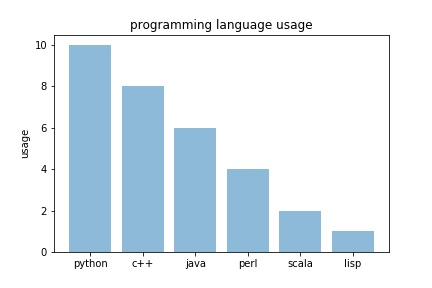

Reproduce this figure in Python.
# -*- coding: utf-8 -*-
"""
Created on Mon Apr  1 18:05:45 2019

@author: Puneet
"""
import matplotlib.pyplot as plt
labels = ["python","c++","java","perl","scala","lisp"]
performance = [10,8,6,4,2,1]

plt.bar([0,1,2,3,4,5],performance,align="center",alpha = 0.5)
plt.xticks([0,1,2,3,4,5],labels)
plt.ylabel("usage")
plt.title("programming language usage")
plt.savefig("barplot.jpg")

